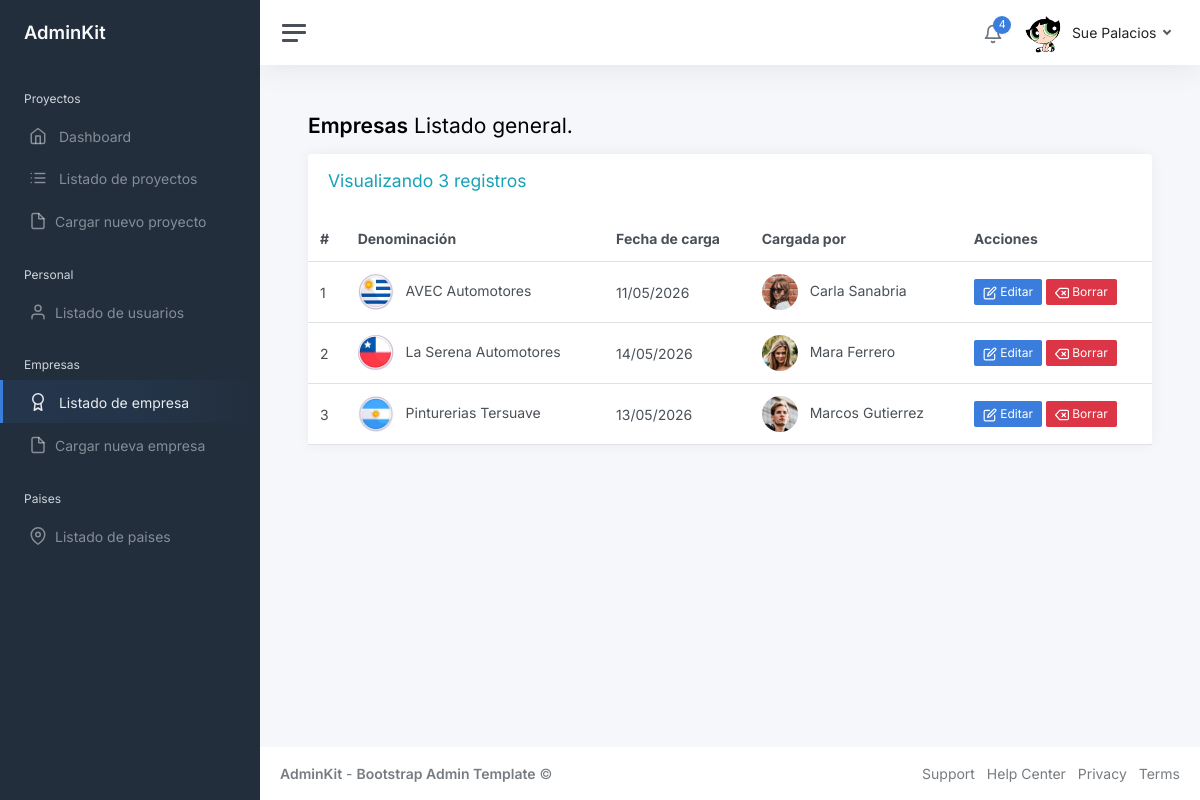
The app's page /listado_empresas.php (signed in) with its own data.
### tables this page shows
CREATE TABLE IF NOT EXISTS `empresas` (
  `Id` int(11) NOT NULL AUTO_INCREMENT,
  `Denominacion` varchar(100) NOT NULL,
  `IdPais` int(11) NOT NULL,
  `Observaciones` text,
  `FechaCarga` datetime NOT NULL,
  `UsuarioCarga` varchar(50) NOT NULL,
  `Eliminado` BOOLEAN NOT NULL DEFAULT FALSE,
  PRIMARY KEY (`Id`),
  FOREIGN KEY (`IdPais`) REFERENCES `paises` (`Id`)
);

CREATE TABLE IF NOT EXISTS `usuarios` (
  `IdUsuario` int(11) NOT NULL AUTO_INCREMENT,
  `Usuario` varchar(50) NOT NULL,
  `Clave` varchar(255) NOT NULL,
  `Nombre` varchar(50) NOT NULL,
  `Apellido` varchar(50) NOT NULL,
  `IdRol` int(11) NOT NULL,
  `Imagen` varchar(100) NOT NULL,
  `Activo` BOOLEAN NOT NULL DEFAULT TRUE,
  `Eliminado` BOOLEAN NOT NULL DEFAULT FALSE,
  PRIMARY KEY (`IdUsuario`),
  UNIQUE KEY `idx_usuario` (`Usuario`),
  FOREIGN KEY (`IdRol`) REFERENCES `roles` (`Id`)
);

### funciones/library.php (called while the page is built, shortened)
<?php
function Listar_Empresas($vConexion)
{
    $Listado = array();
    $SQL = "SELECT E.Id, E.Denominacion, E.FechaCarga, E.UsuarioCarga, P.Denominacion as Pais, U.Nombre, U.Apellido, U.Imagen
            FROM empresas E
            JOIN paises P ON E.IdPais = P.Id
            JOIN usuarios U ON E.UsuarioCarga = U.Usuario
            WHERE E.Eliminado = 0
            ORDER BY E.Denominacion ASC";
    $Resultado = mysqli_query($vConexion, $SQL);
    $i = 0;
    while ($data = mysqli_fetch_array($Resultado)) {
        $Listado[$i]['ID'] = $data['Id'];
        $Listado[$i]['DENOMINACION'] = $data['Denominacion'];
        $Listado[$i]['FECHA_CARGA'] = $data['FechaCarga'];
        $Listado[$i]['USUARIO_CARGA'] = $data['UsuarioCarga'];
        $Listado[$i]['PAIS'] = $data['Pais'];
        $Listado[$i]['CREADOR_COMPLETO'] = $data['Nombre'] . ' ' . $data['Apellido'];
        $Listado[$i]['CREADOR_IMG'] = empty($data['Imagen']) ? 'login.png' : $data['Imagen'];
        $i++;
    }
    return $Listado;
}
?>

### listado_empresas.php (the view, shortened to what this page needs)
<?php
require_once 'inc/header.inc.php';
$empresas_lista = Listar_Empresas($vConexion);
$total_empresas = count($empresas_lista);
?>
<h1 class="h3 mb-3"><strong>Empresas</strong> Listado general.</h1>
<div class="row">
    <div class="col-12 col-lg-12 col-xxl-12 d-flex">
        <div class="card flex-fill">
            <div class="card-header">
                <h4 class="text-info">Visualizando <?php echo $total_empresas; ?> registros</h4>
            </div>
            <table class="table table-hover my-0">
                <thead>
                    <tr>
                        <th>#</th>
                        <th>Denominación</th>
                        <th>Fecha de carga</th>
                        <th>Cargada por</th>
                        <?php if ($_SESSION['Usuario_Nivel'] == 1) { ?>
                        <th>Acciones</th>
                        <?php } ?>
                    </tr>
                </thead>
                <tbody>
                    <?php
                    $contador = 1;
                    foreach ($empresas_lista as $empresa) {
                        $flag_file = 'URU.jpg';
                        if ($empresa['PAIS'] == 'Argentina') {
                            $flag_file = 'ARG.jpg';
                        } elseif ($empresa['PAIS'] == 'Brasil') {
                            $flag_file = 'BRA.jpg';
                        } elseif ($empresa['PAIS'] == 'Chile') {
                            $flag_file = 'CHI.jpg';
                        }
                    ?>
                    <tr>
                        <td><?php echo $contador++; ?></td>
                        <td>
                            <img src="img/countries/<?php echo $flag_file; ?>" width="36" height="36" class="rounded-circle me-2" alt="<?php echo $empresa['PAIS']; ?>" title="<?php echo $empresa['PAIS']; ?>">
                            <?php echo $empresa['DENOMINACION']; ?>
                        </td>
                        <td>
                            <?php echo date('d/m/Y', strtotime($empresa['FECHA_CARGA'])); ?>
                        </td>
                        <td>
                            <img src="img/avatars/<?php echo $empresa['CREADOR_IMG']; ?>" width="36" height="36" class="rounded-circle me-2" alt="<?php echo $empresa['USUARIO_CARGA']; ?>">
                            <?php echo $empresa['CREADOR_COMPLETO']; ?>
                        </td>
                        <?php if ($_SESSION['Usuario_Nivel'] == 1) { ?>
                        <td>
                            <a class="btn btn-primary btn-sm success" href="editar_empresas.php?id=<?php echo $empresa['ID']; ?>"><span data-feather="edit"></span> Editar</a>
                            <a class="btn btn-danger btn-sm" href="borrar_empresa.php?id=<?php echo $empresa['ID']; ?>" onclick="return confirm('¿Estás seguro de que deseas eliminar esta empresa?');"><span data-feather="delete"></span> Borrar</a>
                        </td>
                        <?php } ?>
                    </tr>
                    <?php } ?>
                </tbody>
            </table>
        </div>
    </div>
</div>
<?php
require_once 'inc/footer.inc.php';
?>

### inc/header.inc.php (shortened to what this page needs)
<?php
require_once 'funciones/library.php';
?>
<!DOCTYPE html>
<html lang="en">
<head>
    <link href="css/app.css" rel="stylesheet">
</head>
<body>
    <div class="wrapper">
        <?php
        require_once 'sidebar.inc.php';
        ?>
        <div class="main">
            <nav class="navbar navbar-expand navbar-light navbar-bg">
                <a class="sidebar-toggle js-sidebar-toggle">
                    <i class="hamburger align-self-center"></i>
                </a>
                <div class="navbar-collapse collapse">
                    <ul class="navbar-nav navbar-align">
                        <li class="nav-item dropdown">
                            <a class="nav-icon dropdown-toggle" href="#" id="alertsDropdown" data-bs-toggle="dropdown">
                                <div class="position-relative">
                                    <i class="align-middle" data-feather="bell"></i>
                                    <span class="indicator">4</span>
                                </div>
                            </a>
                        </li>
                        <li class="nav-item dropdown">
                            <a class="nav-link dropdown-toggle d-none d-sm-inline-block" href="#" data-bs-toggle="dropdown">
                                <img src="img/avatars/<?php echo $_SESSION['Usuario_Img']; ?>" class="avatar img-fluid rounded me-1" alt="<?php echo $_SESSION['Usuario_Nombre']; ?>" /> <span class="text-dark"><?php echo $_SESSION['Usuario_Nombre'] . ' ' . $_SESSION['Usuario_Apellido']; ?></span>
                            </a>
                        </li>
                    </ul>
                </div>
            </nav>
            <main class="content">
                <div class="container-fluid p-0">

### inc/sidebar.inc.php
<?php
$current_page = basename($_SERVER['PHP_SELF']);
?>
<nav id="sidebar" class="sidebar js-sidebar">
    <div class="sidebar-content js-simplebar">
        <a class="sidebar-brand" href="index.php">
            <span class="align-middle">AdminKit</span>
        </a>
        <ul class="sidebar-nav">
            <li class="sidebar-header">
                Proyectos
            </li>
            <li class="sidebar-item <?php echo ($current_page == 'index.php') ? 'active' : ''; ?>">
                <a class="sidebar-link" href="index.php">
                    <i class="align-middle me-2" data-feather="home"></i> <span class="align-middle">Dashboard</span>
                </a>
            </li>
            <li class="sidebar-item <?php echo ($current_page == 'listado_proyectos.php') ? 'active' : ''; ?>">
                <a class="sidebar-link" href="listado_proyectos.php">
                    <i class="align-middle me-2" data-feather="list"></i> <span class="align-middle">Listado de
                        proyectos</span>
                </a>
            </li>
            <li class="sidebar-item <?php echo ($current_page == 'carga_proyecto.php') ? 'active' : ''; ?>">
                <a class="sidebar-link" href="carga_proyecto.php">
                    <i class="align-middle me-2" data-feather="file"></i><span class="align-middle">Cargar nuevo
                        proyecto</span>
                </a>
            </li>
            <?php if ($_SESSION['Usuario_Nivel'] == 1) { ?>
                <li class="sidebar-header">
                    Personal
                </li>
                <li class="sidebar-item <?php echo ($current_page == 'listado_usuarios.php') ? 'active' : ''; ?>">
                    <a class="sidebar-link" href="listado_usuarios.php">
                        <i class="align-middle me-2" data-feather="user"></i><span class="align-middle">Listado de
                            usuarios</span>
                    </a>
                </li>
            <?php } ?>
            <li class="sidebar-header">
                Empresas
            </li>
            <li class="sidebar-item <?php echo ($current_page == 'listado_empresas.php') ? 'active' : ''; ?>">
                <a class="sidebar-link" href="listado_empresas.php">
                    <i class="align-middle me-2" data-feather="award"></i> <span class="align-middle">Listado de
                        empresa</span>
                </a>
            </li>
            <?php if ($_SESSION['Usuario_Nivel'] == 1) { ?>
                <li class="sidebar-item <?php echo ($current_page == 'carga_empresa.php') ? 'active' : ''; ?>">
                    <a class="sidebar-link" href="carga_empresa.php">
                        <i class="align-middle me-2" data-feather="file"></i><span class="align-middle">Cargar nueva
                            empresa</span>
                    </a>
                </li>
                <li class="sidebar-header">
                    Paises
                </li>
            <?php } ?>
            <?php if ($_SESSION['Usuario_Nivel'] == 1) { ?>
                <li class="sidebar-item <?php echo ($current_page == 'listado_paises.php') ? 'active' : ''; ?>">
                    <a class="sidebar-link" href="listado_paises.php">
                        <i class="align-middle me-2" data-feather="map-pin"></i><span class="align-middle">Listado de
                            paises</span>
                    </a>
                </li>
            <?php } ?>
        </ul>
    </div>
</nav>

### inc/footer.inc.php (shortened to what this page needs)
                </div> <?php ?>
            </main> <?php ?>
            <footer class="footer">
                <div class="container-fluid">
                    <div class="row text-muted">
                        <div class="col-6 text-start">
                            <p class="mb-0">
                                <a class="text-muted" href="https://adminkit.io/" target="_blank"><strong>AdminKit</strong></a> - <a class="text-muted" href="https://adminkit.io/" target="_blank"><strong>Bootstrap Admin Template</strong></a> &copy;
                            </p>
                        </div>
                        <div class="col-6 text-end">
                            <ul class="list-inline">
                                <li class="list-inline-item">
                                    <a class="text-muted" href="https://adminkit.io/" target="_blank">Support</a>
                                </li>
                                <li class="list-inline-item">
                                    <a class="text-muted" href="https://adminkit.io/" target="_blank">Help Center</a>
                                </li>
                                <li class="list-inline-item">
                                    <a class="text-muted" href="https://adminkit.io/" target="_blank">Privacy</a>
                                </li>
                                <li class="list-inline-item">
                                    <a class="text-muted" href="https://adminkit.io/" target="_blank">Terms</a>
                                </li>
                            </ul>
                        </div>
                    </div>
                </div>
            </footer>
        </div> <?php ?>
    </div> <?php ?>
</body>
</html>

### records on screen
empresas: shows a picture, Denominacion "AVEC Automotores", FechaCarga "11/05/2026", UsuarioCarga.Imagen (picture), CREADOR_COMPLETO "Carla Sanabria"
empresas: shows a picture, Denominacion "La Serena Automotores", FechaCarga "14/05/2026", UsuarioCarga.Imagen (picture), CREADOR_COMPLETO "Mara Ferrero"
empresas: shows a picture, Denominacion "Pinturerias Tersuave", FechaCarga "13/05/2026", UsuarioCarga.Imagen (picture), CREADOR_COMPLETO "Marcos Gutierrez"

### other values on screen
$_SESSION['Usuario_Nombre'] "Sue"
$_SESSION['Usuario_Apellido'] "Palacios"
$total_empresas "3"
